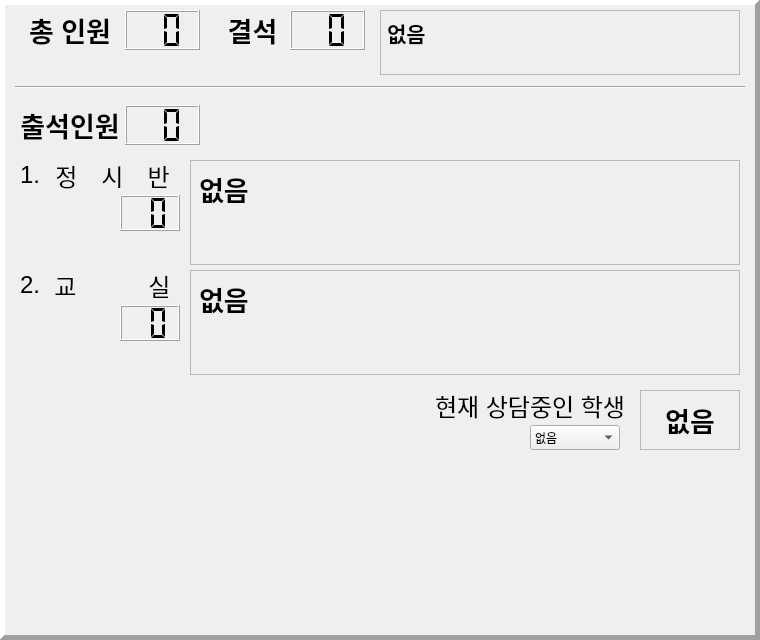
   <widget class="QFrame" name="display_frame">
    <property name="geometry">
     <rect>
      <x>340</x>
      <y>50</y>
      <width>760</width>
      <height>640</height>
     </rect>
    </property>
    <property name="frameShape">
     <enum>QFrame::Panel</enum>
    </property>
    <property name="frameShadow">
     <enum>QFrame::Raised</enum>
    </property>
    <property name="lineWidth">
     <number>5</number>
    </property>
    <widget class="QLabel" name="display_no_1">
     <property name="geometry">
      <rect>
       <x>10</x>
       <y>160</y>
       <width>30</width>
       <height>30</height>
      </rect>
     </property>
     <property name="font">
      <font>
       <pointsize>18</pointsize>
      </font>
     </property>
     <property name="text">
      <string>1.</string>
     </property>
     <property name="alignment">
      <set>Qt::AlignRight|Qt::AlignTrailing|Qt::AlignVCenter</set>
     </property>
    </widget>
    <widget class="QLabel" name="display_no_2">
     <property name="geometry">
      <rect>
       <x>10</x>
       <y>270</y>
       <width>30</width>
       <height>30</height>
      </rect>
     </property>
     <property name="font">
      <font>
       <pointsize>18</pointsize>
      </font>
     </property>
     <property name="text">
      <string>2.</string>
     </property>
     <property name="alignment">
      <set>Qt::AlignRight|Qt::AlignTrailing|Qt::AlignVCenter</set>
     </property>
    </widget>
    <widget class="QLabel" name="display_menu_1">
     <property name="geometry">
      <rect>
       <x>45</x>
       <y>160</y>
       <width>135</width>
       <height>30</height>
      </rect>
     </property>
     <property name="font">
      <font>
       <pointsize>18</pointsize>
      </font>
     </property>
     <property name="text">
      <string>정　시　반</string>
     </property>
     <property name="alignment">
      <set>Qt::AlignCenter</set>
     </property>
    </widget>
    <widget class="QLabel" name="display_menu_2">
     <property name="geometry">
      <rect>
       <x>45</x>
       <y>270</y>
       <width>135</width>
       <height>30</height>
      </rect>
     </property>
     <property name="font">
      <font>
       <pointsize>18</pointsize>
      </font>
     </property>
     <property name="text">
      <string>교　　　실</string>
     </property>
     <property name="alignment">
      <set>Qt::AlignCenter</set>
     </property>
    </widget>
    <widget class="QLabel" name="display_menu_counsel">
     <property name="geometry">
      <rect>
       <x>430</x>
       <y>390</y>
       <width>200</width>
       <height>30</height>
      </rect>
     </property>
     <property name="font">
      <font>
       <pointsize>18</pointsize>
      </font>
     </property>
     <property name="text">
      <string>현재 상담중인 학생</string>
     </property>
     <property name="alignment">
      <set>Qt::AlignCenter</set>
     </property>
    </widget>
    <widget class="QLabel" name="display_content_1">
     <property name="geometry">
      <rect>
       <x>190</x>
       <y>160</y>
       <width>550</width>
       <height>105</height>
      </rect>
     </property>
     <property name="font">
      <font>
       <family>나눔스퀘어 ExtraBold</family>
       <pointsize>20</pointsize>
       <weight>75</weight>
       <bold>true</bold>
      </font>
     </property>
     <property name="frameShape">
      <enum>QFrame::StyledPanel</enum>
     </property>
     <property name="frameShadow">
      <enum>QFrame::Plain</enum>
     </property>
     <property name="text">
      <string>없음</string>
     </property>
     <property name="alignment">
      <set>Qt::AlignLeading|Qt::AlignLeft|Qt::AlignTop</set>
     </property>
    </widget>
    <widget class="QLabel" name="display_content_2">
     <property name="geometry">
      <rect>
       <x>190</x>
       <y>270</y>
       <width>550</width>
       <height>105</height>
      </rect>
     </property>
     <property name="font">
      <font>
       <family>나눔스퀘어 ExtraBold</family>
       <pointsize>20</pointsize>
       <weight>75</weight>
       <bold>true</bold>
      </font>
     </property>
     <property name="frameShape">
      <enum>QFrame::StyledPanel</enum>
     </property>
     <property name="frameShadow">
      <enum>QFrame::Plain</enum>
     </property>
     <property name="text">
      <string>없음</string>
     </property>
     <property name="alignment">
      <set>Qt::AlignLeading|Qt::AlignLeft|Qt::AlignTop</set>
     </property>
    </widget>
    <widget class="QLabel" name="display_content_counsel">
     <property name="geometry">
      <rect>
       <x>640</x>
       <y>390</y>
       <width>100</width>
       <height>60</height>
      </rect>
     </property>
     <property name="font">
      <font>
       <family>나눔스퀘어 ExtraBold</family>
       <pointsize>20</pointsize>
       <weight>75</weight>
       <bold>true</bold>
      </font>
     </property>
     <property name="frameShape">
      <enum>QFrame::StyledPanel</enum>
     </property>
     <property name="frameShadow">
      <enum>QFrame::Plain</enum>
     </property>
     <property name="text">
      <string>없음</string>
     </property>
     <property name="alignment">
      <set>Qt::AlignCenter</set>
     </property>
    </widget>
    <widget class="QLabel" name="display_content_6">
     <property name="geometry">
      <rect>
       <x>380</x>
       <y>10</y>
       <width>360</width>
       <height>65</height>
      </rect>
     </property>
     <property name="font">
      <font>
       <family>나눔스퀘어 ExtraBold</family>
       <pointsize>16</pointsize>
       <weight>75</weight>
       <bold>true</bold>
      </font>
     </property>
     <property name="frameShape">
      <enum>QFrame::StyledPanel</enum>
     </property>
     <property name="frameShadow">
      <enum>QFrame::Plain</enum>
     </property>
     <property name="text">
      <string>없음</string>
     </property>
     <property name="alignment">
      <set>Qt::AlignLeading|Qt::AlignLeft|Qt::AlignTop</set>
     </property>
    </widget>
    <widget class="QLabel" name="display_menu_absent">
     <property name="geometry">
      <rect>
       <x>220</x>
       <y>10</y>
       <width>65</width>
       <height>40</height>
      </rect>
     </property>
     <property name="font">
      <font>
       <pointsize>20</pointsize>
       <weight>75</weight>
       <bold>true</bold>
      </font>
     </property>
     <property name="text">
      <string>결석</string>
     </property>
     <property name="alignment">
      <set>Qt::AlignCenter</set>
     </property>
    </widget>
    <widget class="QLabel" name="display_menu_school">
     <property name="geometry">
      <rect>
       <x>20</x>
       <y>105</y>
       <width>100</width>
       <height>40</height>
      </rect>
     </property>
     <property name="font">
      <font>
       <pointsize>20</pointsize>
       <weight>75</weight>
       <bold>true</bold>
      </font>
     </property>
     <property name="text">
      <string>출석인원</string>
     </property>
     <property name="alignment">
      <set>Qt::AlignCenter</set>
     </property>
    </widget>
    <widget class="QLabel" name="display_menu_total">
     <property name="geometry">
      <rect>
       <x>20</x>
       <y>10</y>
       <width>100</width>
       <height>40</height>
      </rect>
     </property>
     <property name="font">
      <font>
       <pointsize>20</pointsize>
       <weight>75</weight>
       <bold>true</bold>
      </font>
     </property>
     <property name="text">
      <string>총 인원</string>
     </property>
     <property name="alignment">
      <set>Qt::AlignCenter</set>
     </property>
    </widget>
    <widget class="Line" name="HSeparator3">
     <property name="geometry">
      <rect>
       <x>15</x>
       <y>85</y>
       <width>730</width>
       <height>5</height>
      </rect>
     </property>
     <property name="orientation">
      <enum>Qt::Horizontal</enum>
     </property>
    </widget>
    <widget class="QLCDNumber" name="lcd_menu_1">
     <property name="geometry">
      <rect>
       <x>120</x>
       <y>195</y>
       <width>60</width>
       <height>36</height>
      </rect>
     </property>
     <property name="font">
      <font>
       <weight>75</weight>
       <bold>true</bold>
      </font>
     </property>
     <property name="digitCount">
      <number>2</number>
     </property>
     <property name="segmentStyle">
      <enum>QLCDNumber::Flat</enum>
     </property>
     <property name="value" stdset="0">
      <double>0.000000000000000</double>
     </property>
    </widget>
    <widget class="QLCDNumber" name="lcd_menu_2">
     <property name="geometry">
      <rect>
       <x>120</x>
       <y>305</y>
       <width>60</width>
       <height>36</height>
      </rect>
     </property>
     <property name="font">
      <font>
       <weight>75</weight>
       <bold>true</bold>
      </font>
     </property>
     <property name="digitCount">
      <number>2</number>
     </property>
     <property name="segmentStyle">
      <enum>QLCDNumber::Flat</enum>
     </property>
    </widget>
    <widget class="QLCDNumber" name="lcd_menu_6">
     <property name="geometry">
      <rect>
       <x>290</x>
       <y>10</y>
       <width>75</width>
       <height>40</height>
      </rect>
     </property>
     <property name="font">
      <font>
       <weight>75</weight>
       <bold>true</bold>
      </font>
     </property>
     <property name="digitCount">
      <number>2</number>
     </property>
     <property name="segmentStyle">
      <enum>QLCDNumber::Flat</enum>
     </property>
    </widget>
    <widget class="QLCDNumber" name="lcd_school">
     <property name="geometry">
      <rect>
       <x>125</x>
       <y>105</y>
       <width>75</width>
       <height>40</height>
      </rect>
     </property>
     <property name="font">
      <font>
       <weight>75</weight>
       <bold>true</bold>
      </font>
     </property>
     <property name="digitCount">
      <number>2</number>
     </property>
     <property name="segmentStyle">
      <enum>QLCDNumber::Flat</enum>
     </property>
    </widget>
    <widget class="QLCDNumber" name="lcd_total">
     <property name="geometry">
      <rect>
       <x>125</x>
       <y>10</y>
       <width>75</width>
       <height>40</height>
      </rect>
     </property>
     <property name="font">
      <font>
       <weight>75</weight>
       <bold>true</bold>
      </font>
     </property>
     <property name="digitCount">
      <number>2</number>
     </property>
     <property name="segmentStyle">
      <enum>QLCDNumber::Flat</enum>
     </property>
    </widget>
    <widget class="QComboBox" name="counsel_cbox">
     <property name="geometry">
      <rect>
       <x>530</x>
       <y>425</y>
       <width>90</width>
       <height>25</height>
      </rect>
     </property>
     <item>
      <property name="text">
       <string>없음</string>
      </property>
     </item>
    </widget>
   </widget>
